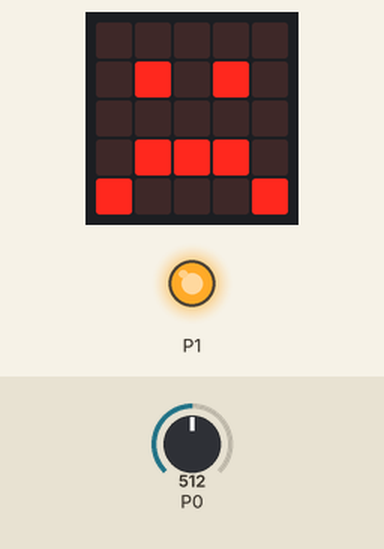
This program was run on a simulated BBC micro:bit running MicroPython. On the bench: the board's 5×5 LED display, output pins drawn as LEDs (lit = HIGH). The inputs (shaded band) are chosen by the test bench; at power-on: P0 = 512 (analog values on the 0–1023 scale).

Above: at 1.2 s.
1.3 s: P0 set to 55
2.8 s: P0 set to 44
At 3.1 s:
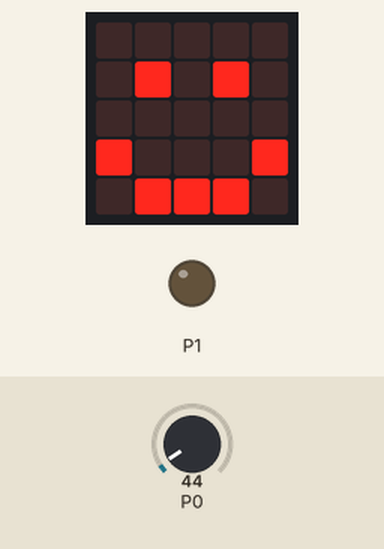
4.3 s: P0 set to 60
At 5.5 s:
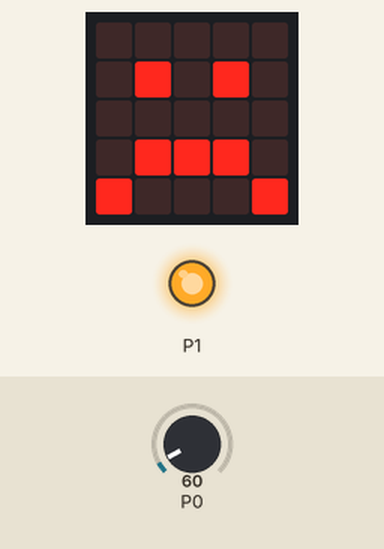
5.8 s: P0 set to 40
At 6.6 s:
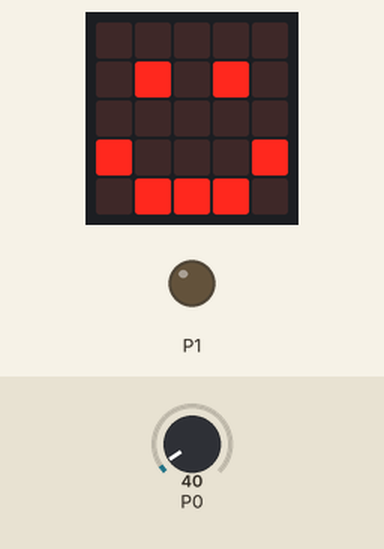
Timing chart, 0 to 8.3 s (numbered marks = the images above; inputs shaded):
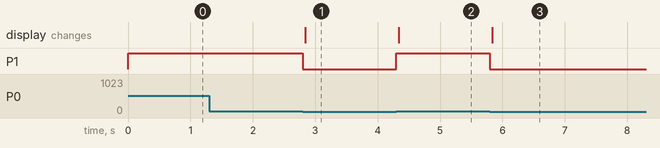

Measured:
- the behaviour switches between 50 and 49 on P0 (found by bisection; images 0 and 1)
- after the input at 1.3 s, every drawn part: stays the same
- after the input at 2.8 s, P1: HIGH → LOW at once; the display: changes at once (image 1)
- after the input at 4.3 s, P1: LOW → HIGH at once; the display: changes at once (image 2)
- after the input at 5.8 s, P1: HIGH → LOW at once; the display: changes at once (image 3)

The program:

soil_moisture_sensor_and_pump_activation.py
```python
#Micro:Bit Soil Moisture Sensor and Pump Activation
#Created 7-12-18 @ GCDS by Sam, Leon, and Doug

from microbit import *
from time import sleep

while True:
    moisture = pin0.read_analog() #Reads moisture levels from sensor connected to pin #0 and ground
    #display.scroll(moisture,delay=125) # This will scroll the moisture reading on the Micro:bit

    if moisture < 50: #Remember to recalibrate this number to your soil wet/dry
        pin1.write_digital(0) #The pump is off
        display.show(Image.HAPPY)
    else:
        pin1.write_digital(1) #The pump is on
        display.show(Image.SAD)
```
